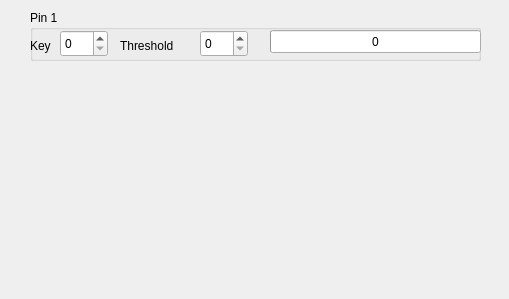
         <widget class="QWidget" name="scrollAreaWidgetContents">
          <property name="geometry">
           <rect>
            <x>0</x>
            <y>0</y>
            <width>509</width>
            <height>299</height>
           </rect>
          </property>
          <widget class="QGroupBox" name="groupBox">
           <property name="geometry">
            <rect>
             <x>30</x>
             <y>10</y>
             <width>451</width>
             <height>51</height>
            </rect>
           </property>
           <property name="title">
            <string>Pin 1</string>
           </property>
           <widget class="QLabel" name="label_10">
            <property name="geometry">
             <rect>
              <x>0</x>
              <y>20</y>
              <width>31</width>
              <height>31</height>
             </rect>
            </property>
            <property name="text">
             <string>Key</string>
            </property>
           </widget>
           <widget class="QSpinBox" name="spinBox">
            <property name="geometry">
             <rect>
              <x>30</x>
              <y>20</y>
              <width>48</width>
              <height>27</height>
             </rect>
            </property>
           </widget>
           <widget class="QLabel" name="label_11">
            <property name="geometry">
             <rect>
              <x>90</x>
              <y>20</y>
              <width>67</width>
              <height>31</height>
             </rect>
            </property>
            <property name="text">
             <string>Threshold</string>
            </property>
           </widget>
           <widget class="QSpinBox" name="spinBox_2">
            <property name="geometry">
             <rect>
              <x>170</x>
              <y>20</y>
              <width>48</width>
              <height>27</height>
             </rect>
            </property>
           </widget>
           <widget class="QProgressBar" name="pBarPin1">
            <property name="geometry">
             <rect>
              <x>240</x>
              <y>20</y>
              <width>211</width>
              <height>23</height>
             </rect>
            </property>
            <property name="maximum">
             <number>255</number>
            </property>
            <property name="value">
             <number>0</number>
            </property>
            <property name="alignment">
             <set>Qt::AlignLeading|Qt::AlignLeft|Qt::AlignVCenter</set>
            </property>
            <property name="orientation">
             <enum>Qt::Horizontal</enum>
            </property>
            <property name="format">
             <string>%p</string>
            </property>
           </widget>
          </widget>
         </widget>
